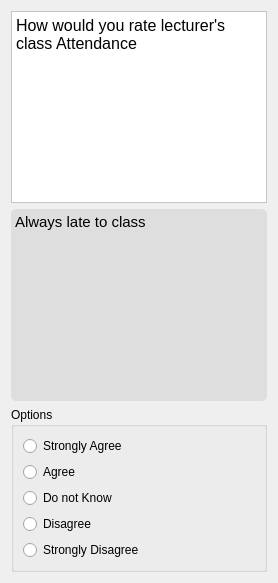
                   <widget class="QWidget" name="page_54">
                    <layout class="QVBoxLayout" name="verticalLayout_154">
                     <item>
                      <widget class="QTextBrowser" name="textBrowser_115">
                       <property name="styleSheet">
                        <string notr="true">background-color: rgb(255, 255, 255);</string>
                       </property>
                       <property name="html">
                        <string>&lt;!DOCTYPE HTML PUBLIC &quot;-//W3C//DTD HTML 4.0//EN&quot; &quot;http://www.w3.org/TR/REC-html40/strict.dtd&quot;&gt;
&lt;html&gt;&lt;head&gt;&lt;meta name=&quot;qrichtext&quot; content=&quot;1&quot; /&gt;&lt;style type=&quot;text/css&quot;&gt;
p, li { white-space: pre-wrap; }
&lt;/style&gt;&lt;/head&gt;&lt;body style=&quot; font-family:'Comic Sans MS'; font-size:10pt; font-weight:400; font-style:normal;&quot;&gt;
&lt;p style=&quot; margin-top:0px; margin-bottom:0px; margin-left:0px; margin-right:0px; -qt-block-indent:0; text-indent:0px;&quot;&gt;&lt;span style=&quot; font-family:'consolas'; font-size:12pt;&quot;&gt;How would you rate lecturer's class Attendance&lt;/span&gt;&lt;/p&gt;&lt;/body&gt;&lt;/html&gt;</string>
                       </property>
                      </widget>
                     </item>
                     <item>
                      <widget class="QTextBrowser" name="textBrowser_116">
                       <property name="styleSheet">
                        <string notr="true">background-color: rgb(222, 222, 222);
border-radius: 5px;</string>
                       </property>
                       <property name="html">
                        <string>&lt;!DOCTYPE HTML PUBLIC &quot;-//W3C//DTD HTML 4.0//EN&quot; &quot;http://www.w3.org/TR/REC-html40/strict.dtd&quot;&gt;
&lt;html&gt;&lt;head&gt;&lt;meta name=&quot;qrichtext&quot; content=&quot;1&quot; /&gt;&lt;style type=&quot;text/css&quot;&gt;
p, li { white-space: pre-wrap; }
&lt;/style&gt;&lt;/head&gt;&lt;body style=&quot; font-family:'Comic Sans MS'; font-size:10pt; font-weight:400; font-style:normal;&quot;&gt;
&lt;p style=&quot; margin-top:0px; margin-bottom:0px; margin-left:0px; margin-right:0px; -qt-block-indent:0; text-indent:0px;&quot;&gt;&lt;span style=&quot; font-family:'consolas'; font-size:11pt;&quot;&gt;Always late to class&lt;/span&gt;&lt;/p&gt;&lt;/body&gt;&lt;/html&gt;</string>
                       </property>
                      </widget>
                     </item>
                     <item>
                      <widget class="QGroupBox" name="groupBox_42">
                       <property name="styleSheet">
                        <string notr="true">QRadionButton:{
	font: 10pt &quot;Comic Sans MS&quot;;
}</string>
                       </property>
                       <property name="title">
                        <string>Options</string>
                       </property>
                       <property name="flat">
                        <bool>false</bool>
                       </property>
                       <layout class="QVBoxLayout" name="verticalLayout_155">
                        <item>
                         <layout class="QVBoxLayout" name="verticalLayout_156">
                          <item>
                           <widget class="QRadioButton" name="radioButton_16_6">
                            <property name="styleSheet">
                             <string notr="true"/>
                            </property>
                            <property name="text">
                             <string>Strongly Agree</string>
                            </property>
                           </widget>
                          </item>
                          <item>
                           <widget class="QRadioButton" name="radioButton_16_7">
                            <property name="text">
                             <string>Agree</string>
                            </property>
                           </widget>
                          </item>
                          <item>
                           <widget class="QRadioButton" name="radioButton_16_8">
                            <property name="text">
                             <string>Do not Know</string>
                            </property>
                           </widget>
                          </item>
                          <item>
                           <widget class="QRadioButton" name="radioButton_16_9">
                            <property name="text">
                             <string>Disagree</string>
                            </property>
                           </widget>
                          </item>
                          <item>
                           <widget class="QRadioButton" name="radioButton_16_10">
                            <property name="text">
                             <string>Strongly Disagree</string>
                            </property>
                           </widget>
                          </item>
                         </layout>
                        </item>
                       </layout>
                      </widget>
                     </item>
                    </layout>
                   </widget>
